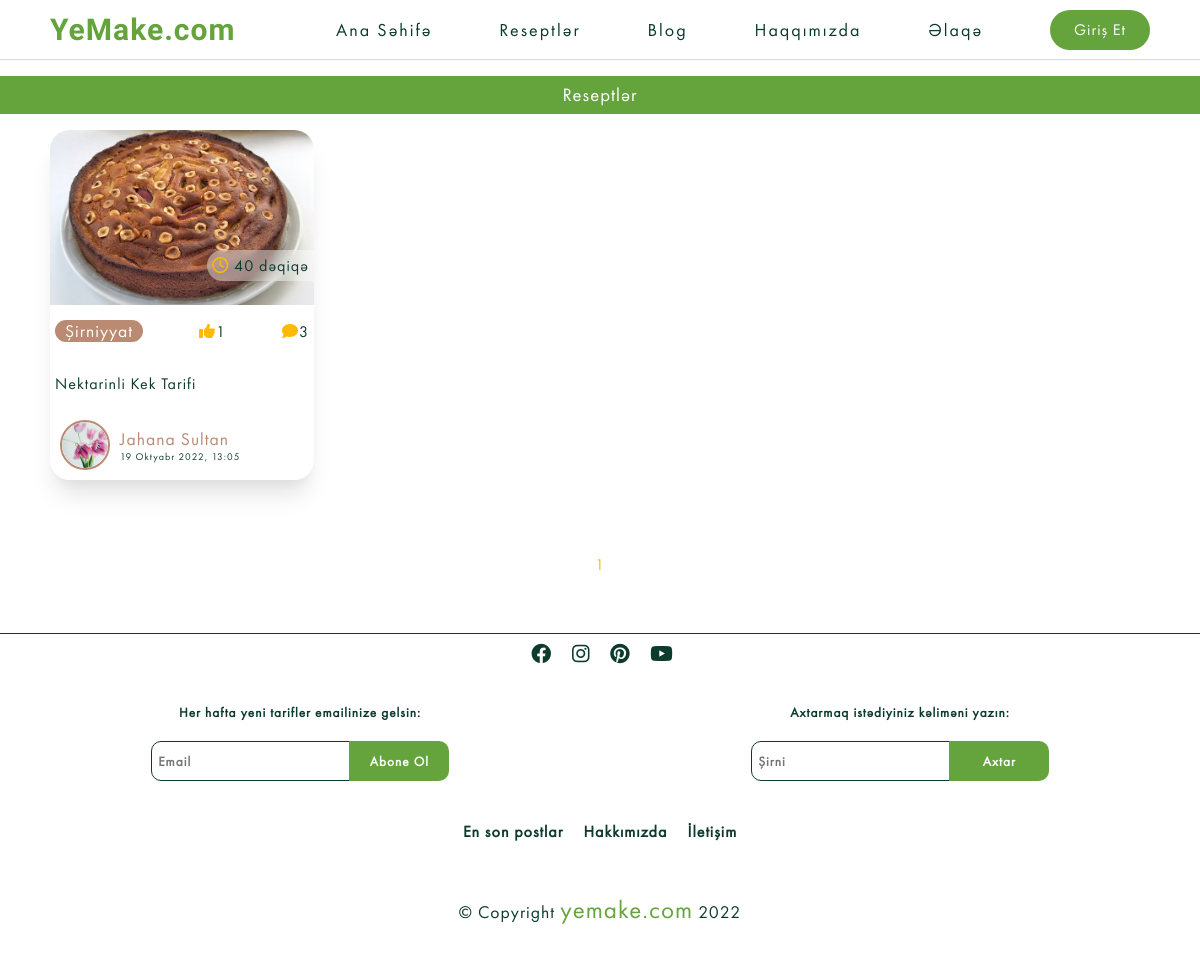
The page /category-filter/sirniyyatuI5n on the database as committed earlier.
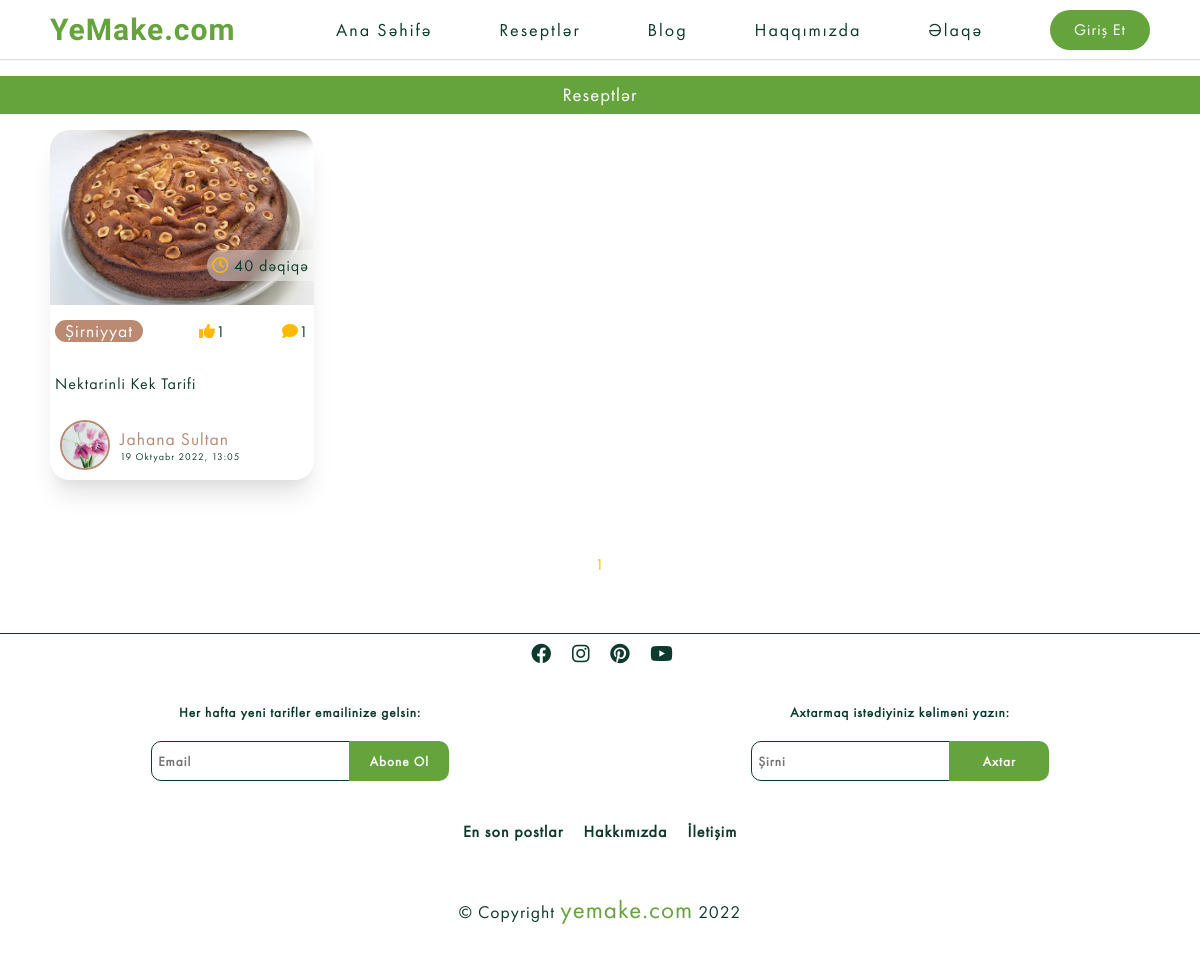
The same page on the database as committed later.
### recipes/models.py (models this page shows, shortened)
class Blog(models.Model):
    sn = 'saniyə'
    deq = 'dəqiqə'
    s = 'saat'
    g = 'gün'
    TIME_CHOICES = [
        (sn, "saniyə"),
        (deq, 'dəqiqə'),
        (s, 'saat'),
        (g, 'gün'),
    ]
    title = models.CharField(verbose_name="Başlıq",max_length=1500)
    description = QuillField(verbose_name="Açıqlama")
    image=models.ImageField(verbose_name="Şəkil",null=True, blank=True, default='Recipes/default.jpg', upload_to='Recipes')
    isActive=models.BooleanField(verbose_name="Aktivlik",default=False)
    category= models.ForeignKey(Category,verbose_name="Kateqoriya", on_delete=models.CASCADE)
    slug=models.SlugField(editable=False, verbose_name="Slug", null=True, unique=True)
    cook_time=models.IntegerField(verbose_name="Bişirilmə Vaxtı",null=True)
    time=models.CharField(verbose_name="Zaman Ölçüsü",max_length=10, choices=TIME_CHOICES, default=deq, null=True)
    created=models.DateTimeField("Yaradılma Vaxtı",auto_now_add=True, null=True)
    youtube_link=EmbedVideoField("Youtube Linki",null=True, blank=True)
    owner=models.ForeignKey(Profile,verbose_name="Postu Paylaşan", null=True, on_delete=models.SET_NULL)
    class Meta:
        ordering= ["-created"]
        verbose_name="Resept"
        verbose_name_plural="Reseptlər"

class Review(models.Model):
    owner=models.ForeignKey(Profile, on_delete=models.CASCADE, null=True)
    recipe = models.ForeignKey(Blog ,on_delete=models.CASCADE)
    body=models.TextField(null=True,blank=False)
    created=models.DateTimeField(auto_now_add=True)
    class Meta:
        ordering=["-created"]

class Category(models.Model):
    title=models.CharField(max_length=250)
    image=models.ImageField(null=True,upload_to='Category')
    slug=models.SlugField(editable=False, verbose_name="Slug", null=True, unique=True)

class Vote(models.Model):
    owner=models.ForeignKey(Profile, on_delete=models.CASCADE, null=True)
    recipe = models.ForeignKey(Blog, on_delete=models.CASCADE)
    class Meta:
        unique_together=[["owner", "recipe"]]

### users/models.py (models this page shows, shortened)
class Profile(models.Model):
    user=models.OneToOneField(User, on_delete=models.CASCADE, null=True )
    username=models.CharField(max_length=100, null=True, blank=True)
    name=models.CharField(max_length=200, null=True, blank=True)
    email=models.EmailField(max_length=200,null=True,blank=True, unique=True)
    short_info=models.CharField(max_length=200, null=True, blank=True)
    profile_image=models.ImageField(upload_to='Users', null=True, blank=True,default='Users/user-default.jpg')
    cover_image=models.ImageField(upload_to='Users', blank=True, null=True, default='Users/cover.webp')
    slug=models.SlugField( verbose_name="Slug", null=True, unique=True)

### recipes/views.py (the view)
# urls.py: path('category-filter/<slug:slug>',views.category_filter, name="recipe-category"),
def category_filter(request, slug):
    category=Blog.objects.filter(category__slug=slug)
    if category:
        blogs, custom_range=Paginations(request, category)
    else:
        blogs=""
        custom_range=""
    context={
        "blog":blogs,
        "custom_range":custom_range
    }
    return render(request, "recipes/recipes.html",context)

### recipes/utils.py (called while the page is built)
def Paginations(request, blogs):
    page=request.GET.get("page")
    results=30
    paginator=Paginator(blogs, results)
    try:
        blogs=paginator.page(page)
    except PageNotAnInteger:
        page=1
        blogs=paginator.page(page)
    except EmptyPage:
        page=paginator.num_pages
        blogs=paginator.page(page)
    leftIndex=(int(page)-2)
    if leftIndex<1:
        leftIndex=1
    rightIndex=(int(page)+3)
    if rightIndex>paginator.num_pages:
        rightIndex=paginator.num_pages+1
    custom_range=range(leftIndex, rightIndex)
    return blogs, custom_range

### templates/recipes/recipes.html (shortened to what this page needs)
{% extends 'base.html' %}
{% load static %}
{% block css %}
<link rel="stylesheet" href='{% static '/css/index.css' %}?{% now "U" %}'>
{% endblock  %}
{% block content %}
<h3 class='title'>Reseptlər</h3>
<div class="cards padding-x">
{% if blog %}
 {% for blog in blog  %}
 {% if blog.isActive %}
     <div class="card">
    {% include 'partials/__recipecard.html' %}
    </div>
 {% endif %}
    {% endfor %}
{% else %}
<div class="notfound">
<p><i class="fa-solid fa-magnifying-glass"></i></p>
<h1>Nəticə Tapılmadı!</h1>
<a href="{% url 'index' %}" class="back">Ana Səhifəyə Qayıt</a></div>
{% endif %}
</div>
{% include "partials/__paginations.html" %}
{% endblock  %}

### templates/partials/__recipecard.html (shortened to what this page needs)
<div class="post-card">
    <div class="img">
        <img src="{{blog.image.url}}" alt="">
    </div>
    <div class="category">
        <a href="{% url 'recipe-category' blog.category.slug %}"><div class="post-category">
            <p>{{blog.category.title}}</p>
        </div></a>
        <div class="time-cook"><i class="fa-regular fa-clock"></i> {{blog.cook_time}} {{blog.time}}</div>
        <div class="stars"><i class="fa-solid fa-thumbs-up"></i>{{blog.vote_set.all | length }}</div>
        <div class="comment"><i class="fa-solid fa-comment"></i>{{blog.review_set.all | length}}</div>
    </div>
    <div class="title"><a href="{% url 'blogdetails' blog.slug %}">
            <h4>{{blog.title | truncatechars:50}}</h4>
        </a>
    </div>
  <a href="{% if blog.owner.id == user.profile.id %} {% url 'profile' user.profile.slug %} {% else %} {% url 'Account' blog.owner.slug %} {% endif %}" class="profile">
    <div class="profile">
        <div class="profile-photo">
            {% if blog.owner.profile_image %}
            <img src="{{blog.owner.profile_image.url}}" alt="">
            {% endif %}</div>
        <div class="name-date">
            <p class="name">{{blog.owner.name}}</p>
            <p class="date">{{blog.created}}</p>
        </div>
    </div>
</a>
</div>

Rows that differ between the two databases and show on the page:
changed Blog "dəqiqə": review_set.all|length "3" → "1"
